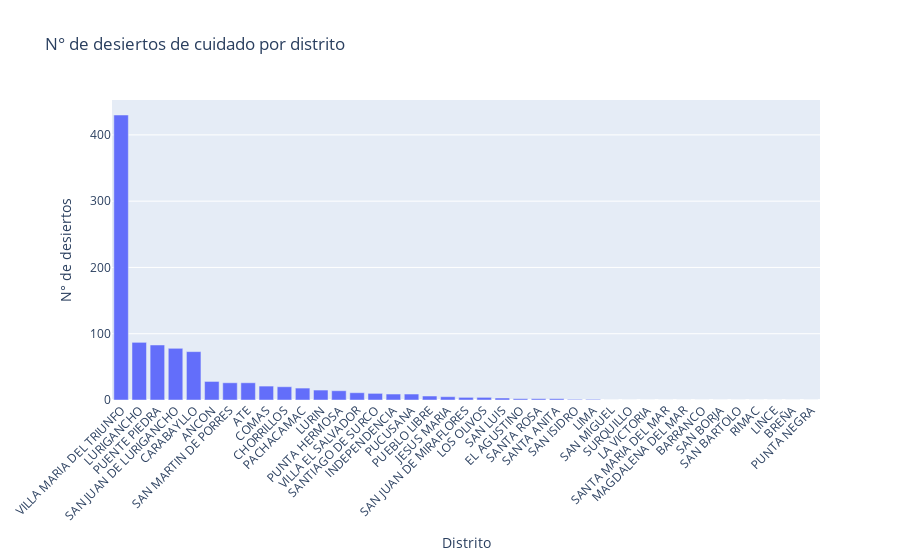

Write notebook code for a chart like this one.
### Code cell
# Create an interactive bar chart using Plotly
fig = px.bar(summary_table, x='NOMBDIST', y='desiert_demanda',
             labels={'desiert_demanda': 'N° de desiertos', 'NOMBDIST': 'Distrito'},
             title='N° de desiertos de cuidado por distrito')

# Improve layout for better readability
fig.update_layout(xaxis_tickangle=-45)

# Show the plot
fig.show()

### Figure 1 — Plotly figure (JSON) as saved in the notebook; plotly's stock layout.template omitted (floating-point values rounded to 4 significant figures)
{"data": [{"alignmentgroup": "True", "hovertemplate": "Distrito=%{x}<br>N° de desiertos=%{y}<extra></extra>", "legendgroup": "", "marker": {"color": "#636efa", "pattern": {"shape": ""}}, "name": "", "offsetgroup": "", "orientation": "v", "showlegend": false, "textposition": "auto", "type": "bar", "x": ["VILLA MARIA DEL TRIUNFO", "LURIGANCHO", "PUENTE PIEDRA", "SAN JUAN DE LURIGANCHO", "CARABAYLLO", "ANCON", "SAN MARTIN DE PORRES", "ATE", "COMAS", "CHORRILLOS", "PACHACAMAC", "LURIN", "PUNTA HERMOSA", "VILLA EL SALVADOR", "SANTIAGO DE SURCO", "INDEPENDENCIA", "PUCUSANA", "PUEBLO LIBRE", "JESUS MARIA", "SAN JUAN DE MIRAFLORES", "LOS OLIVOS", "SAN LUIS", "EL AGUSTINO", "SANTA ROSA", "SANTA ANITA", "SAN ISIDRO", "LIMA", "SAN MIGUEL", "SURQUILLO", "LA VICTORIA", "SANTA MARIA DEL MAR", "MAGDALENA DEL MAR", "BARRANCO", "SAN BORJA", "SAN BARTOLO", "RIMAC", "LINCE", "BREÑA", "PUNTA NEGRA"], "xaxis": "x", "y": [430, 87, 83, 78, 73, 28, 26, 26, 21, 20, 18, 15, 14, 11, 10, 9, 9, 6, 5, 4, 4, 3, 2, 2, 2, 1, 1, 0, 0, 0, 0, 0, 0, 0, 0, 0, 0, 0, 0], "yaxis": "y"}], "layout": {"barmode": "relative", "legend": {"tracegroupgap": 0}, "title": {"text": "N° de desiertos de cuidado por distrito"}, "xaxis": {"anchor": "y", "domain": [0, 1], "tickangle": -45, "title": {"text": "Distrito"}}, "yaxis": {"anchor": "x", "domain": [0, 1], "title": {"text": "N° de desiertos"}}}}
